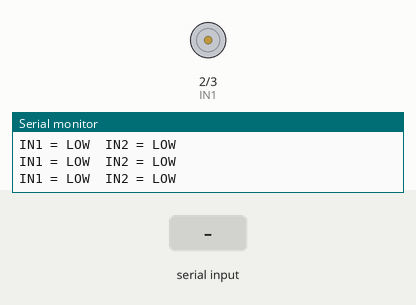
This sketch was run on a simulated Arduino Uno, built with avr-gcc and run on an emulated ATmega328P. On the bench: motor-driver pin pairs drawn as motors (green arrow = first pin HIGH = forward, orange = second pin HIGH = backward, longer = more drive), the last lines printed to the serial monitor. The inputs (shaded band) are chosen by the test bench.

Above: at 1.2 s.
1.3 s: "1" received over Serial
At 1.6 s:
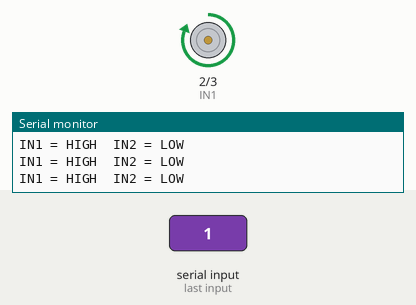
2.8 s: "2" received over Serial
At 4.0 s:
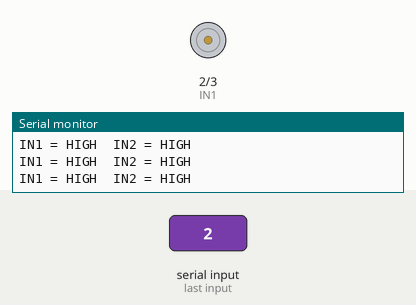
4.3 s: "1" received over Serial
At 5.4 s:
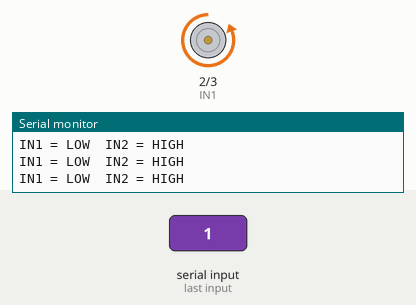
Timing chart, 0 to 7.3 s (numbered marks = the images above; inputs shaded):
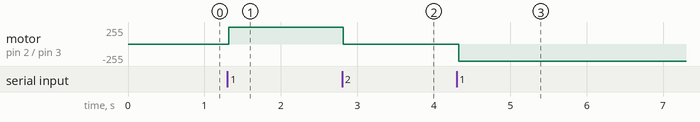

The sketch:

2_Relay_Module.ino
```cpp
//! I don't know the link to the product. I found it at my school
#define IN1 2
#define IN2 3
//pin IN1 connect to digital 2 and IN2 connect to digital 3
bool signal1=false,signal2=false;
void setup()
{
    Serial.begin(9600);
    pinMode(IN1,OUTPUT);
    pinMode(IN2,OUTPUT);
    digitalWrite(IN1,LOW);
    digitalWrite(IN2,LOW);
}

void loop()
{
    if(Serial.available())
    {
        int command=Serial.read();
        if(command=='1')
        {
            signal1^=1;
        }
        else if(command=='2')
        {
            signal2^=1;
        }

    }
    if(signal1)
        digitalWrite(IN1,HIGH);
    else
        digitalWrite(IN1,LOW);
    if(signal2)
        digitalWrite(IN2,HIGH);
    else
        digitalWrite(IN2,LOW);
    Serial.print("IN1 = ");
    Serial.print(signal1? "HIGH  ":"LOW  ");
    Serial.print("IN2 = ");
    Serial.print(signal2? "HIGH":"LOW");
    Serial.println(" ");
}
```

Measured:
- after the input at 1.3 s, motor on pin 2 (IN1) / pin 3 (IN2): stopped → forward 255/255 at once
- after the input at 2.8 s, motor on pin 2 (IN1) / pin 3 (IN2): forward 255/255 → stopped at once
- after the input at 4.3 s, motor on pin 2 (IN1) / pin 3 (IN2): stopped → backward 255/255 at once
